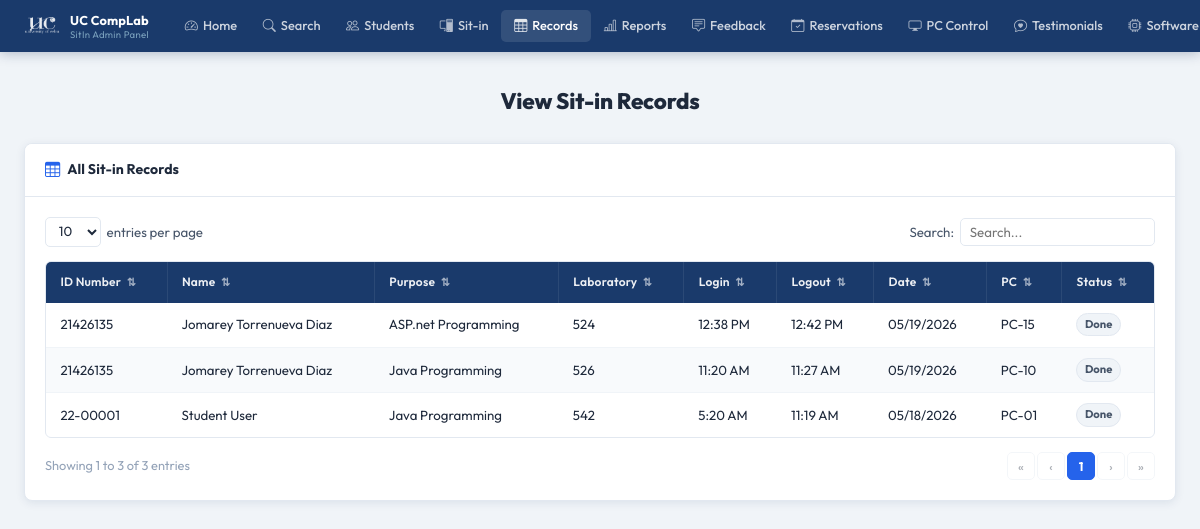
/pages/admin/view-sitin.php (signed in), run on an earlier commit of the app's database.
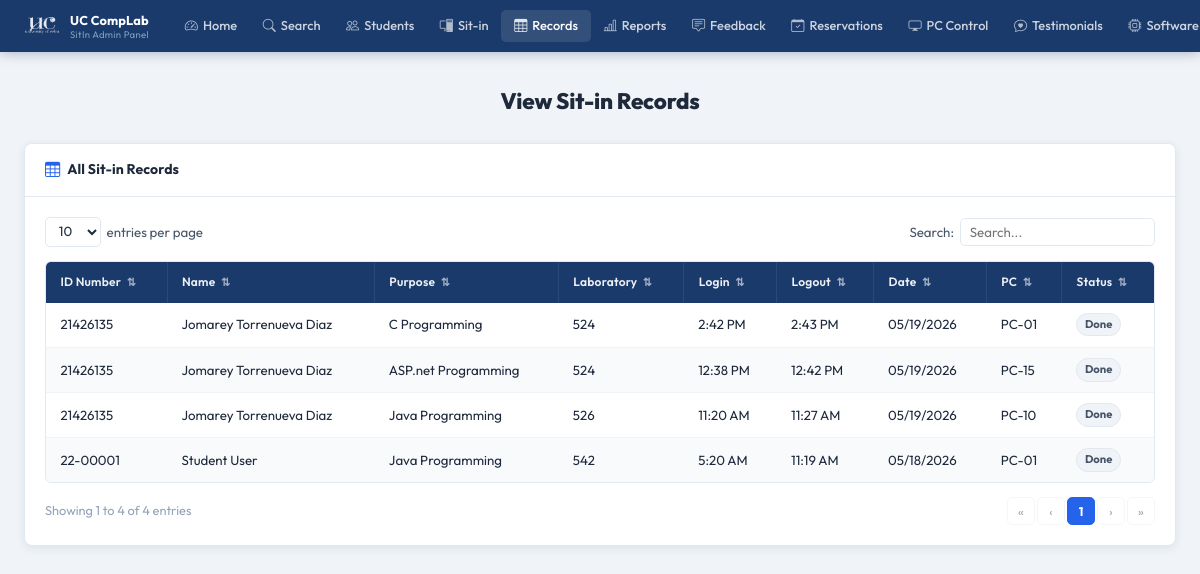
And on a later commit of the database.
### tables this page shows
CREATE TABLE sit_in_logs (
            id          INTEGER PRIMARY KEY AUTOINCREMENT,
            user_id     INTEGER NOT NULL,
            lab_room    TEXT    NOT NULL,
            purpose     TEXT,
            status      TEXT    DEFAULT 'active',
            login_time  DATETIME DEFAULT CURRENT_TIMESTAMP,
            logout_time DATETIME, pc_number INTEGER,
            FOREIGN KEY (user_id) REFERENCES users(id) ON DELETE CASCADE
        );

CREATE TABLE users (
            id                 INTEGER PRIMARY KEY AUTOINCREMENT,
            first_name         TEXT    NOT NULL,
            last_name          TEXT    NOT NULL,
            middle_name        TEXT,
            student_id         TEXT    UNIQUE NOT NULL,
            course             TEXT    NOT NULL,
            course_level       INTEGER NOT NULL,
            email              TEXT    UNIQUE NOT NULL,
            address            TEXT    NOT NULL,
            password           TEXT    NOT NULL,
            remaining_sessions INTEGER DEFAULT 30,
            created_at         DATETIME DEFAULT CURRENT_TIMESTAMP
        , profile_picture TEXT, points INTEGER DEFAULT 0);

### pages/admin/view-sitin.php (the view, shortened to what this page needs)
<?php
$base = '../../';
$db = getDB();
$records = $db->query("
    SELECT s.id, u.student_id,
           u.first_name || ' ' || COALESCE(u.middle_name || ' ', '') || u.last_name AS full_name,
           s.purpose, s.lab_room,
           s.login_time, s.logout_time,
           DATE(s.login_time) AS log_date, s.status, s.pc_number
    FROM sit_in_logs s
    JOIN users u ON u.id = s.user_id
    ORDER BY s.login_time DESC
")->fetchAll();
?>
<!DOCTYPE html>
<html lang="en">
<head>
  <link rel="stylesheet" href="<?= $base ?>assets/css/admin.css"/>
  <link rel="stylesheet" href="https://cdn.jsdelivr.net/npm/bootstrap-icons@1.11.3/font/bootstrap-icons.css"/>
</head>
<body>
<?php require_once __DIR__ . '/../../includes/admin-navbar.php'; ?>
<div class="admin-page">
  <div class="admin-inner">
    <h1 class="a-page-title">View Sit-in Records</h1>
    <div class="a-card">
      <div class="a-card-header">
        <i class="bi bi-table"></i> All Sit-in Records
      </div>
      <div class="a-card-body">
        <div class="a-table-controls">
          <div class="a-entries-wrap">
            <select id="recSelect" class="a-entries-select">
              <option>10</option><option>25</option><option>50</option>
            </select>
            <span>entries per page</span>
          </div>
          <div class="a-search-wrap">
            <label>Search:</label>
            <input type="text" id="recSearch" class="a-search-box" placeholder="Search..."/>
          </div>
        </div>
        <div class="a-table-wrap">
          <table class="a-table" id="recTable">
            <thead>
              <tr>
                <th class="a-sortable" data-col="0">ID Number <span class="a-sort-icon">⇅</span></th>
                <th class="a-sortable" data-col="1">Name <span class="a-sort-icon">⇅</span></th>
                <th class="a-sortable" data-col="2">Purpose <span class="a-sort-icon">⇅</span></th>
                <th class="a-sortable" data-col="3">Laboratory <span class="a-sort-icon">⇅</span></th>
                <th class="a-sortable" data-col="4">Login <span class="a-sort-icon">⇅</span></th>
                <th class="a-sortable" data-col="5">Logout <span class="a-sort-icon">⇅</span></th>
                <th class="a-sortable" data-col="6">Date <span class="a-sort-icon">⇅</span></th>
                <th class="a-sortable" data-col="7">PC <span class="a-sort-icon">⇅</span></th>
                <th class="a-sortable" data-col="8">Status <span class="a-sort-icon">⇅</span></th>
              </tr>
            </thead>
            <tbody id="recBody">
              <?php if (empty($records)): ?>
                <tr class="a-table-empty"><td colspan="9">No records found.</td></tr>
              <?php else: ?>
                <?php foreach ($records as $r): ?>
                  <tr class="a-data-row">
                    <td><?= htmlspecialchars($r['student_id']) ?></td>
                    <td><?= htmlspecialchars($r['full_name']) ?></td>
                    <td><?= htmlspecialchars($r['purpose'] ?? '—') ?></td>
                    <td><?= htmlspecialchars($r['lab_room']) ?></td>
                    <td><?= $r['login_time']  ? date('g:i A', strtotime($r['login_time']))  : '—' ?></td>
                    <td><?= $r['logout_time'] ? date('g:i A', strtotime($r['logout_time'])) : '—' ?></td>
                    <td><?= date('m/d/Y', strtotime($r['log_date'])) ?></td>
                    <td><?= $r['pc_number'] ? 'PC-'.str_pad($r['pc_number'],2,'0',STR_PAD_LEFT) : '—' ?></td>
                    <td>
                      <?php $st = $r['logout_time'] ? 'done' : 'active'; ?>
                      <span class="a-badge badge-<?= $st ?>"><?= ucfirst($st) ?></span>
                    </td>
                  </tr>
                <?php endforeach; ?>
              <?php endif; ?>
            </tbody>
          </table>
        </div>
        <div class="a-table-footer">
          <div class="a-table-info" id="recInfo"></div>
          <div class="a-pagination" id="recPag"></div>
        </div>
      </div>
    </div>
  </div>
</div>
</body>
</html>

What changed in the data, as far as the page shows it:
added sit_in_logs: user.student_id "21426135", full_name "Jomarey Torrenueva Diaz", purpose "C Programming", lab_room "524", login_time "2:42 PM", logout_time "2:43 PM", log_date "05/19/2026", pc_number "01", logout_time "Done"
Also different on the page:
text written by a page script: "Showing 1 to 3 of 3 entries" → "Showing 1 to 4 of 4 entries"
